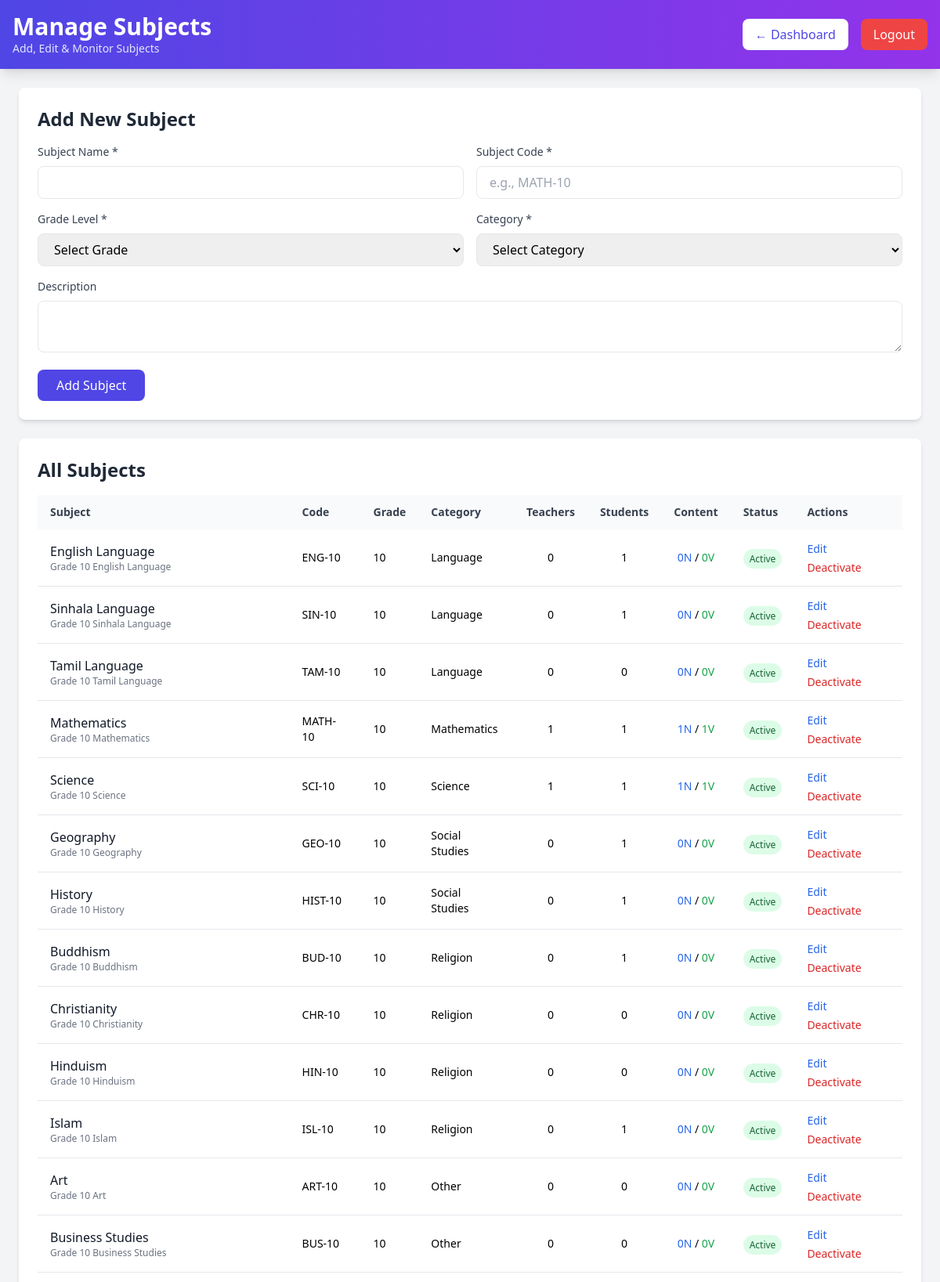
/admin_subjects.php (signed in, upper part), run on the app's committed database.
### tables this page shows
CREATE TABLE subjects (
    subject_id INT AUTO_INCREMENT PRIMARY KEY,
    subject_name VARCHAR(255) NOT NULL,
    subject_code VARCHAR(20) NOT NULL UNIQUE,
    grade_level ENUM('10','11') NOT NULL,
    subject_category ENUM('Language', 'Mathematics', 'Science', 'Social Studies', 'Religion', 'Other') NOT NULL,
    description TEXT NULL,
    is_active BOOLEAN DEFAULT TRUE,
    created_at TIMESTAMP DEFAULT CURRENT_TIMESTAMP
);

### admin_subjects.php (the view, shortened to what this page needs)
<?php
require_once 'config.php';
$query = "SELECT s.*,
          (SELECT COUNT(*) FROM teacher_subjects WHERE subject_id = s.subject_id) as teacher_count,
          (SELECT COUNT(*) FROM student_subjects WHERE subject_id = s.subject_id) as student_count,
          (SELECT COUNT(*) FROM lecture_notes WHERE subject_id = s.subject_id AND is_active = 1) as notes_count,
          (SELECT COUNT(*) FROM lecture_videos WHERE subject_id = s.subject_id AND is_active = 1) as videos_count
          FROM subjects s
          ORDER BY s.grade_level, s.subject_category, s.subject_name";
$subjects = $conn->query($query);
?>
<!DOCTYPE html>
<html lang="en">
<head>
    <script src="https://cdn.tailwindcss.com"></script>
</head>
<body class="bg-gray-100 min-h-screen">
    <header class="bg-gradient-to-r from-indigo-600 to-purple-600 text-white p-4 shadow-lg">
        <div class="max-w-7xl mx-auto flex justify-between items-center">
            <div>
                <h1 class="text-3xl font-bold">Manage Subjects</h1>
                <p class="text-sm text-indigo-100">Add, Edit & Monitor Subjects</p>
            </div>
            <div class="flex items-center gap-4">
                <a href="admin_dashboard.php" class="px-4 py-2 bg-white text-indigo-600 rounded-lg hover:bg-indigo-50">← Dashboard</a>
                <a href="logout.php" class="px-4 py-2 bg-red-500 text-white rounded-lg hover:bg-red-600">Logout</a>
            </div>
        </div>
    </header>
    <div class="max-w-7xl mx-auto p-6">
        <div class="bg-white rounded-lg shadow-md p-6 mb-6">
            <h2 class="text-2xl font-bold text-gray-800 mb-4">Add New Subject</h2>
            <form method="POST" class="grid grid-cols-1 md:grid-cols-2 gap-4">
                <div>
                    <label class="block text-sm font-medium text-gray-700 mb-2">Subject Name *</label>
                    <input type="text" name="subject_name" required class="w-full px-4 py-2 border rounded-lg focus:ring-2 focus:ring-indigo-500">
                </div>
                <div>
                    <label class="block text-sm font-medium text-gray-700 mb-2">Subject Code *</label>
                    <input type="text" name="subject_code" required class="w-full px-4 py-2 border rounded-lg focus:ring-2 focus:ring-indigo-500" placeholder="e.g., MATH-10">
                </div>
                <div>
                    <label class="block text-sm font-medium text-gray-700 mb-2">Grade Level *</label>
                    <select name="grade_level" required class="w-full px-4 py-2 border rounded-lg focus:ring-2 focus:ring-indigo-500">
                        <option value="">Select Grade</option>
                    </select>
                </div>
                <div>
                    <label class="block text-sm font-medium text-gray-700 mb-2">Category *</label>
                    <select name="subject_category" required class="w-full px-4 py-2 border rounded-lg focus:ring-2 focus:ring-indigo-500">
                        <option value="">Select Category</option>
                    </select>
                </div>
                <div class="md:col-span-2">
                    <label class="block text-sm font-medium text-gray-700 mb-2">Description</label>
                    <textarea name="description" rows="2" class="w-full px-4 py-2 border rounded-lg focus:ring-2 focus:ring-indigo-500"></textarea>
                </div>
                <div class="md:col-span-2">
                    <button type="submit" name="add_subject" class="px-6 py-2 bg-indigo-600 text-white rounded-lg hover:bg-indigo-700">Add Subject</button>
                </div>
            </form>
        </div>
        <div class="bg-white rounded-lg shadow-md p-6">
            <h2 class="text-2xl font-bold text-gray-800 mb-4">All Subjects</h2>
            <div class="overflow-x-auto">
                <table class="w-full">
                    <thead class="bg-gray-50">
                        <tr>
                            <th class="px-4 py-3 text-left text-sm font-semibold text-gray-700">Subject</th>
                            <th class="px-4 py-3 text-left text-sm font-semibold text-gray-700">Code</th>
                            <th class="px-4 py-3 text-left text-sm font-semibold text-gray-700">Grade</th>
                            <th class="px-4 py-3 text-left text-sm font-semibold text-gray-700">Category</th>
                            <th class="px-4 py-3 text-left text-sm font-semibold text-gray-700">Teachers</th>
                            <th class="px-4 py-3 text-left text-sm font-semibold text-gray-700">Students</th>
                            <th class="px-4 py-3 text-left text-sm font-semibold text-gray-700">Content</th>
                            <th class="px-4 py-3 text-left text-sm font-semibold text-gray-700">Status</th>
                            <th class="px-4 py-3 text-left text-sm font-semibold text-gray-700">Actions</th>
                        </tr>
                    </thead>
                    <tbody class="divide-y divide-gray-200">
                        <?php while ($subject = $subjects->fetch_assoc()): ?>
                        <tr class="hover:bg-gray-50">
                            <td class="px-4 py-3">
                                <div class="font-medium text-gray-900"><?php echo htmlspecialchars($subject['subject_name']); ?></div>
                                <?php if ($subject['description']): ?>
                                <div class="text-xs text-gray-500"><?php echo htmlspecialchars(substr($subject['description'], 0, 50)); ?></div>
                                <?php endif; ?>
                            </td>
                            <td class="px-4 py-3 text-sm"><?php echo htmlspecialchars($subject['subject_code']); ?></td>
                            <td class="px-4 py-3 text-sm"><?php echo htmlspecialchars($subject['grade_level']); ?></td>
                            <td class="px-4 py-3 text-sm"><?php echo htmlspecialchars($subject['subject_category']); ?></td>
                            <td class="px-4 py-3 text-sm text-center"><?php echo $subject['teacher_count']; ?></td>
                            <td class="px-4 py-3 text-sm text-center"><?php echo $subject['student_count']; ?></td>
                            <td class="px-4 py-3 text-sm text-center">
                                <span class="text-blue-600"><?php echo $subject['notes_count']; ?>N</span> /
                                <span class="text-green-600"><?php echo $subject['videos_count']; ?>V</span>
                            </td>
                            <td class="px-4 py-3">
                                <span class="px-2 py-1 text-xs rounded-full <?php echo $subject['is_active'] ? 'bg-green-100 text-green-800' : 'bg-red-100 text-red-800'; ?>">
                                    <?php echo $subject['is_active'] ? 'Active' : 'Inactive'; ?>
                                </span>
                            </td>
                            <td class="px-4 py-3">
                                <button onclick="editSubject(<?php echo htmlspecialchars(json_encode($subject)); ?>)" class="text-blue-600 hover:underline text-sm mr-2">Edit</button>
                                <?php if ($subject['is_active']): ?>
                                <a href="?delete=<?php echo $subject['subject_id']; ?>" onclick="return confirm('Deactivate this subject?')" class="text-red-600 hover:underline text-sm">Deactivate</a>
                                <?php endif; ?>
                            </td>
                        </tr>
                        <?php endwhile; ?>
                    </tbody>
                </table>
            </div>
        </div>
    </div>
</body>
</html>

### data on the page
subjects: subject_name "English Language", description "Grade 10 English Language", subject_code "ENG-10", grade_level "10", subject_category "Language", teacher_count "0", student_count "1", notes_count "0", videos_count "0", is_active "Active"
subjects: subject_name "Sinhala Language", description "Grade 10 Sinhala Language", subject_code "SIN-10", grade_level "10", subject_category "Language", teacher_count "0", student_count "1", notes_count "0", videos_count "0", is_active "Active"
subjects: subject_name "Tamil Language", description "Grade 10 Tamil Language", subject_code "TAM-10", grade_level "10", subject_category "Language", teacher_count "0", student_count "0", notes_count "0", videos_count "0", is_active "Active"
subjects: subject_name "Mathematics", description "Grade 10 Mathematics", subject_code "MATH-10", grade_level "10", subject_category "Mathematics", teacher_count "1", student_count "1", notes_count "1", videos_count "1", is_active "Active"
subjects: subject_name "Science", description "Grade 10 Science", subject_code "SCI-10", grade_level "10", subject_category "Science", teacher_count "1", student_count "1", notes_count "1", videos_count "1", is_active "Active"
subjects: subject_name "Geography", description "Grade 10 Geography", subject_code "GEO-10", grade_level "10", subject_category "Social Studies", teacher_count "0", student_count "1", notes_count "0", videos_count "0", is_active "Active"
subjects: subject_name "History", description "Grade 10 History", subject_code "HIST-10", grade_level "10", subject_category "Social Studies", teacher_count "0", student_count "1", notes_count "0", videos_count "0", is_active "Active"
subjects: subject_name "Buddhism", description "Grade 10 Buddhism", subject_code "BUD-10", grade_level "10", subject_category "Religion", teacher_count "0", student_count "1", notes_count "0", videos_count "0", is_active "Active"
subjects: subject_name "Christianity", description "Grade 10 Christianity", subject_code "CHR-10", grade_level "10", subject_category "Religion", teacher_count "0", student_count "0", notes_count "0", videos_count "0", is_active "Active"
subjects: subject_name "Hinduism", description "Grade 10 Hinduism", subject_code "HIN-10", grade_level "10", subject_category "Religion", teacher_count "0", student_count "0", notes_count "0", videos_count "0", is_active "Active"
subjects: subject_name "Islam", description "Grade 10 Islam", subject_code "ISL-10", grade_level "10", subject_category "Religion", teacher_count "0", student_count "1", notes_count "0", videos_count "0", is_active "Active"
subjects: subject_name "Art", description "Grade 10 Art", subject_code "ART-10", grade_level "10", subject_category "Other", teacher_count "0", student_count "0", notes_count "0", videos_count "0", is_active "Active"
subjects: subject_name "Business Studies", description "Grade 10 Business Studies", subject_code "BUS-10", grade_level "10", subject_category "Other", teacher_count "0", student_count "0", notes_count "0", videos_count "0", is_active "Active"
